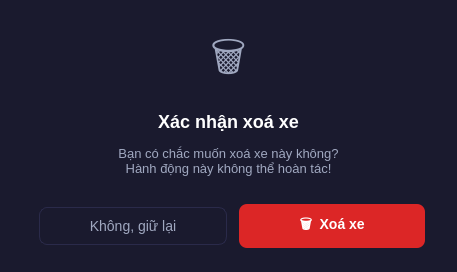
<?xml version="1.0" encoding="UTF-8"?>
<ui version="4.0">
 <class>DialogXoaXe</class>
 <widget class="QDialog" name="DialogXoaXe">
  <property name="geometry">
   <rect><x>0</x><y>0</y><width>420</width><height>260</height></rect>
  </property>
  <property name="windowTitle"><string>Xác nhận xoá xe</string></property>
  <property name="styleSheet">
   <string notr="true">
QDialog { background-color: #1a1a2e; color: #ffffff; }
QLabel { color: #a0a8c0; }
QPushButton#btnXoa {
    background-color: #dc2626; color: white; border: none;
    border-radius: 8px; padding: 10px 28px;
    font-size: 14px; font-weight: bold; min-width: 130px;
}
QPushButton#btnXoa:hover { background-color: #b91c1c; }
QPushButton#btnHuy {
    background-color: transparent; color: #a0a8c0;
    border: 1px solid #2a2a4a; border-radius: 8px;
    padding: 10px 28px; font-size: 14px; min-width: 130px;
}
QPushButton#btnHuy:hover { background-color: #2a2a4a; color: white; }
   </string>
  </property>

  <layout class="QVBoxLayout" name="mainLayout">
   <property name="leftMargin"><number>32</number></property>
   <property name="topMargin"><number>28</number></property>
   <property name="rightMargin"><number>32</number></property>
   <property name="bottomMargin"><number>24</number></property>
   <property name="spacing"><number>14</number></property>

   <!-- Icon -->
   <item>
    <widget class="QLabel" name="lblIcon">
     <property name="text"><string>🗑️</string></property>
     <property name="alignment"><set>Qt::AlignCenter</set></property>
     <property name="styleSheet"><string>font-size:40px;</string></property>
    </widget>
   </item>

   <!-- Tiêu đề -->
   <item>
    <widget class="QLabel" name="lblTitle">
     <property name="text"><string>Xác nhận xoá xe</string></property>
     <property name="alignment"><set>Qt::AlignCenter</set></property>
     <property name="styleSheet"><string>color:#ffffff; font-size:18px; font-weight:bold;</string></property>
    </widget>
   </item>

   <!-- Nội dung cảnh báo -->
   <item>
    <widget class="QLabel" name="lblMessage">
     <property name="text"><string>Bạn có chắc muốn xoá xe này không?
Hành động này không thể hoàn tác!</string></property>
     <property name="alignment"><set>Qt::AlignCenter</set></property>
     <property name="wordWrap"><bool>true</bool></property>
     <property name="styleSheet"><string>color:#a0a8c0; font-size:13px; line-height:1.6;</string></property>
    </widget>
   </item>

   <!-- Divider -->
   <item>
    <widget class="QFrame" name="divider">
     <property name="maximumHeight"><number>1</number></property>
     <property name="styleSheet"><string>background:#2a2a4a;</string></property>
    </widget>
   </item>

   <!-- Buttons -->
   <item>
    <layout class="QHBoxLayout" name="btnLayout">
     <property name="spacing"><number>12</number></property>
     <item>
      <spacer><property name="orientation"><enum>Qt::Horizontal</enum></property></spacer>
     </item>
     <item>
      <widget class="QPushButton" name="btnHuy">
       <property name="text"><string>Không, giữ lại</string></property>
      </widget>
     </item>
     <item>
      <widget class="QPushButton" name="btnXoa">
       <property name="text"><string>🗑  Xoá xe</string></property>
      </widget>
     </item>
    </layout>
   </item>

  </layout>
 </widget>
 <resources/>
 <connections/>
</ui>
